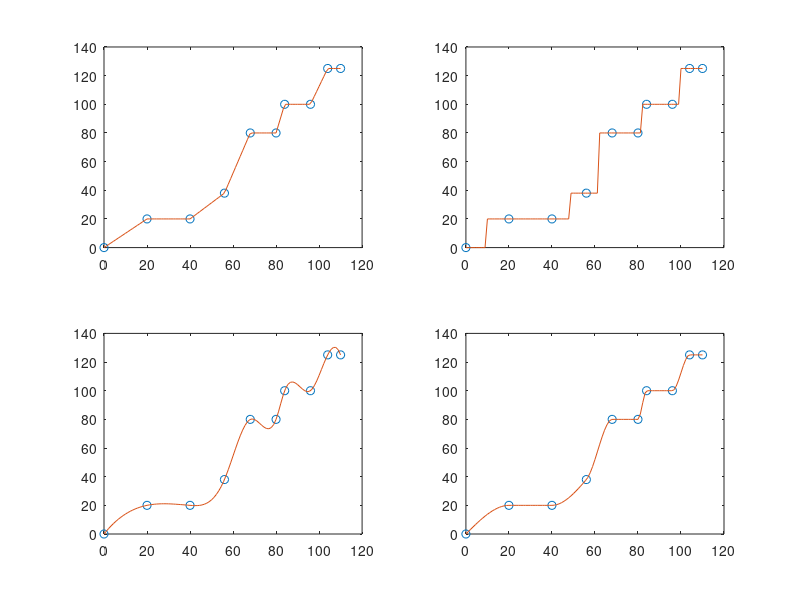

MATLAB code for this plot:
# 201602057 Junkyu Lim

t = [0 20 40 56 68 80 84 96 104 110];
v = [0 20 20 38 80 80 100 100 125 125];
tt = linspace(0,110);
vl = interp1(t,v,tt);


subplot(2,2,1)
plot(t,v,'o',tt,vl)

vn = interp1(t,v,tt,'nearest');
subplot(2,2,2)
plot(t,v,'o',tt,vn)

vs = interp1(t,v,tt,'spline');
subplot(2,2,3)
plot(t,v,'o',tt,vs)

vh = interp1(t,v,tt,'pchip');
subplot(2,2,4)
plot(t,v,'o',tt,vh)